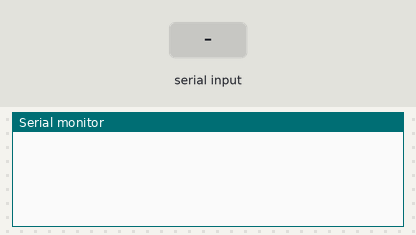
The sketch below on a simulated Arduino Uno, built with avr-gcc and run on an emulated ATmega328P. Shown: the last lines printed to the serial monitor. Inputs (shaded band) come from the test bench.

Above: at 1.7 s.
1.8 s: "T" received over the second serial link
At 3.0 s:
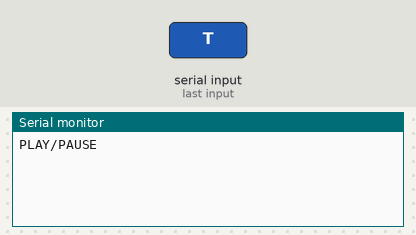
3.3 s: "F" received over the second serial link
At 4.3 s:
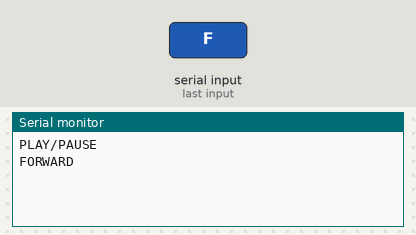
4.8 s: "R" received over the second serial link
At 5.5 s:
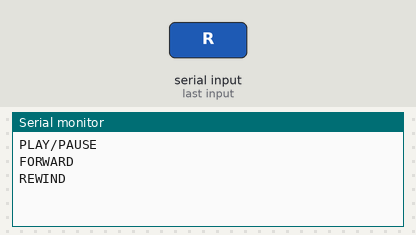
6.3 s: "U" received over the second serial link
At 6.6 s:
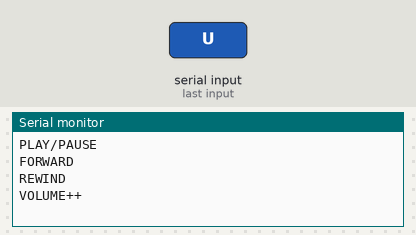
7.8 s: "Q" received over the second serial link
At 9.0 s:
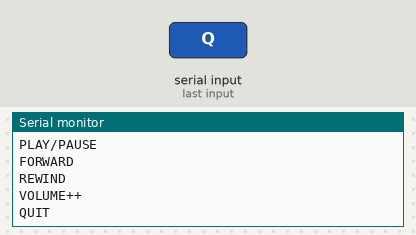

The sketch:

ARDUINO_BLUETOOTH.ino
```cpp
#include<SoftwareSerial.h>

#define RX 3
#define TX 4

SoftwareSerial BlueT(RX,TX);

char Data;

void setup() {
  // put your setup code here, to run once:
  Serial.begin(9600);
  BlueT.begin(9600);

  delay(500);
}

void loop() {
  // put your main code here, to run repeatedly:

  if (BlueT.available()){
    Data=BlueT.read();
    if (Data=='T') {
      Serial.println("PLAY/PAUSE");
      delay(1000);

    }
    if(Data=='F'){
      Serial.println("FORWARD"); delay (300);
    }
    if(Data=='R'){
      Serial.println("REWIND"); delay (300);
    }
    if(Data=='U'){
      Serial.println("VOLUME++"); delay (300);
    }
    if(Data=='D'){
      Serial.println("VOLUME--"); delay (300);
    }
    if(Data=='Q'){
      Serial.println("QUIT"); delay (300);
    }
  }
}
```

Measured:
- after the input at 1.8 s, the serial monitor: prints a new line at once (image 1)
- after the input at 3.3 s, the serial monitor: prints a new line at once (image 2)
- after the input at 4.8 s, the serial monitor: prints a new line at once (image 3)
- after the input at 6.3 s, the serial monitor: prints a new line at once (image 4)
- after the input at 7.8 s, the serial monitor: prints a new line at once (image 5)
